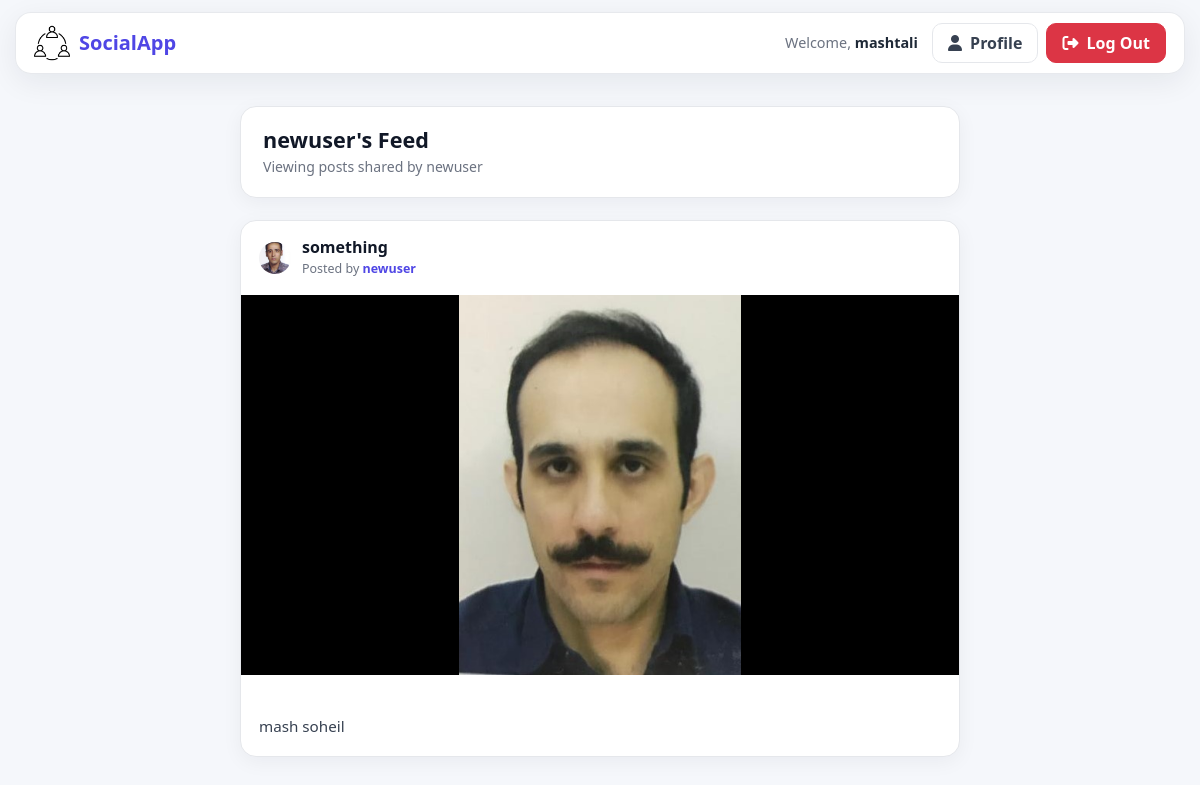
Screenshot of /users/user-profile/newuser/ (signed in) with the database file from the repository.
### posts/models.py (models this page shows, shortened)
class Post(models.Model):
    user = models.ForeignKey(settings.AUTH_USER_MODEL,
                            on_delete=models.CASCADE)
    image = models.ImageField(upload_to='image/%y/%m/%d')
    caption = models.TextField(blank=True)
    title = models.CharField(max_length=200)
    slug = models.SlugField(max_length=200,blank=True)
    created = models.DateTimeField(auto_now_add=True)
    liked_by = models.ManyToManyField(settings.AUTH_USER_MODEL,related_name='post_liked',blank=True)
    class Meta:
        ordering = ['-created']  # Set default ordering for all queries (newest first)

### users/models.py (models this page shows, shortened)
class Profile(models.Model):
    user = models.OneToOneField(settings.AUTH_USER_MODEL,on_delete=models.CASCADE)
    photo = models.ImageField(upload_to='users/%Y/%m/%d', blank=True)

### users/views.py (the view)
# urls.py: path('user-profile/<str:username>/', views.user_profile , name = 'user_profile'),
@login_required
def user_profile(request, username):
    profile_user = get_object_or_404(User, username=username)
    user_posts = profile_user.post_set.all().order_by('-created')  # Assuming Related name on Post model or default set
    context = {
        'profile_user': profile_user,
        'posts': user_posts,
    }
    return render(request, 'users/profile.html', context)

### users/templates/users/profile.html (shortened to what this page needs)
{% extends 'base.html' %}
{% block body %}
<div class="feed-container">
<div class="feed-header">
    <div>
        <h2 class="feed-title">
            {{ profile_user.username }}'s Feed
        </h2>
        <p class="feed-subtitle">
            {% if request.user == profile_user %}
                Manage your profile and posts
            {% else %}
                Viewing posts shared by {{ profile_user.username }}
            {% endif %}
        </p>
    </div>
</div>
{% for post in posts %}
    <article class="post-card" id="post-{{ post.id }}">
        <div class="post-header">
            <div class="post-user">
                <div class="d-flex align-items-center gap-2">
                    {% if post.user.profile.photo %}
                        <img src="{{ post.user.profile.photo.url }}" alt="{{ post.user.username }}" class="rounded-circle" style="width: 32px; height: 32px; object-fit: cover;">
                    {% else %}
                        <div class="user-avatar">
                            {{ post.user.username|first }}
                        </div>
                    {% endif %}
                </div>
                <div>
                    <h3 class="post-title">
                        {{ post.title }}
                    </h3>
                    <span class="post-author">
                        Posted by
                        <a href="{% url 'user_profile' username=post.user.username %}" class="text-decoration-none">
                            <strong>{{ post.user.username }}</strong>
                        </a>
                    </span>
                </div>
            </div>
        </div>
        {% if post.image %}
            <div class="post-image-container">
                <img src="{{ post.image.url }}"
                     alt="{{ post.title }}"
                     class="post-image">
            </div>
        {% endif %}
        {% if post.caption %}
            <div class="post-caption">
                {{ post.caption }}
            </div>
        {% endif %}
    </article>
{% endfor %}
</div>
{% endblock %}

### users/templates/users/base.html (shortened to what this page needs)
{% load static %}
<!DOCTYPE html>
<html lang="en">
<head>
<link href="https://cdn.jsdelivr.net/npm/bootstrap@5.3.0/dist/css/bootstrap.min.css" rel="stylesheet">
<link rel="stylesheet"
      href="https://cdnjs.cloudflare.com/ajax/libs/font-awesome/6.4.0/css/all.min.css">
</head>
<body>
<header class="custom-navbar">
    <a href="{% url 'feed' %}" class="navbar-brand-logo">
        <img src="{% static 'users/images/group.png' %}"
             alt="SocialApp Logo">
        <span>SocialApp</span>
    </a>
    <div class="nav-user-info">
        {% if request.user.is_authenticated %}
            <span class="user-welcome">
                Welcome,
                <strong>{{ request.user.username }}</strong>
            </span>
            <a href="{% url 'user_profile' request.user.username %}"
               class="btn btn-custom-outline">
                <i class="fa-solid fa-user me-1"></i>
                Profile
            </a>
            <form action="{% url 'logout' %}"
                  method="post"
                  class="d-inline">
                <button type="submit"
                        class="btn btn-custom-danger">
                    <i class="fa-solid fa-right-from-bracket me-1"></i>
                    <span class="d-none d-sm-inline">Log Out</span>
                </button>
            </form>
        {% endif %}
    </div>
</header>
<main class="main-container">
    {% block body %}
    {% endblock %}
</main>
</body>
</html>

### users/templates/users/base.html (style rules this page uses)
:root { --primary: #4f46e5; --primary-dark: #4338ca; --background: #f5f7fb; --card: #ffffff; --text: #1f2937; --muted: #6b7280; --border: #e5e7eb; --danger: #dc3545; }
* { box-sizing: border-box; }
body { margin: 0; background: var(--background); color: var(--text); font-family: "Segoe UI", Tahoma, Geneva, Verdana, sans-serif; }
.custom-navbar { position: sticky; top: 12px; z-index: 1000; display: flex; align-items: center; justify-content: space-between; margin: 12px auto; padding: 10px 18px; width: calc(100% - 30px); max-width: 1200px; background: rgba(255, 255, 255, 0.94); border: 1px solid rgba(229, 231, 235, 0.9); border-radius: 16px; box-shadow: 0 8px 30px rgba(15, 23, 42, 0.07); backdrop-filter: blur(12px); }
.navbar-brand-logo { display: flex; align-items: center; gap: 9px; color: var(--primary); text-decoration: none; font-size: 1.25rem; font-weight: 700; transition: 0.2s ease; }
.navbar-brand-logo img { height: 36px; width: 36px; object-fit: contain; }
.nav-user-info { display: flex; align-items: center; gap: 8px; }
.user-welcome { margin-right: 6px; color: var(--muted); font-size: 0.9rem; }
.user-welcome strong { color: var(--text); }
.btn-custom-primary, .btn-custom-outline, .btn-custom-danger { border-radius: 10px; padding: 7px 15px; font-weight: 600; transition: all 0.2s ease; }
.btn-custom-outline { background: white; color: #374151; border: 1px solid var(--border); }
.btn-custom-danger { background: var(--danger); color: white; border: 1px solid var(--danger); }
.main-container { width: 100%; max-width: 1200px; margin: 0 auto; padding: 20px 15px 50px; }

### users/templates/users/profile.html (style rules this page uses)
.feed-container { width: 100%; max-width: 720px; margin: 0 auto; }
.feed-header { display: flex; align-items: center; justify-content: space-between; padding: 20px 22px; margin-bottom: 22px; background: #ffffff; border: 1px solid #e5e7eb; border-radius: 16px; box-shadow: 0 5px 20px rgba(15, 23, 42, 0.05); }
.feed-title { margin: 0; color: #111827; font-size: 1.35rem; font-weight: 700; }
.feed-subtitle { margin: 3px 0 0; color: #6b7280; font-size: 0.88rem; }
.post-card { position: relative; margin-bottom: 22px; overflow: hidden; background: #ffffff; border: 1px solid #e5e7eb; border-radius: 16px; box-shadow: 0 5px 20px rgba(15, 23, 42, 0.05); transition: transform 0.2s ease, box-shadow 0.2s ease; }
.post-header { display: flex; align-items: center; justify-content: space-between; padding: 16px 18px; }
.post-user { display: flex; align-items: center; gap: 11px; }
.post-title { margin: 0; color: #111827; font-size: 1rem; font-weight: 700; line-height: 1.3; }
.post-author { display: block; margin-top: 2px; color: #6b7280; font-size: 0.78rem; }
.post-author strong { color: #4f46e5; }
.post-image-container { width: 100%; max-height: 380px; background-color: #000000; display: flex; align-items: center; justify-content: center; overflow: hidden; }
.post-image { max-width: 100%; max-height: 380px; width: auto; height: auto; object-fit: contain; display: block; }
.post-caption { padding: 15px 18px 18px; color: #374151; font-size: 0.95rem; line-height: 1.6; white-space: pre-line; }

### rows the page displays
Post: user.profile.photo (picture), title "something", user.username "newuser", image (picture), caption "mash soheil"

### other values shown
{{ request.user.username }} "mashtali"
{{ profile_user.username }} "newuser"
